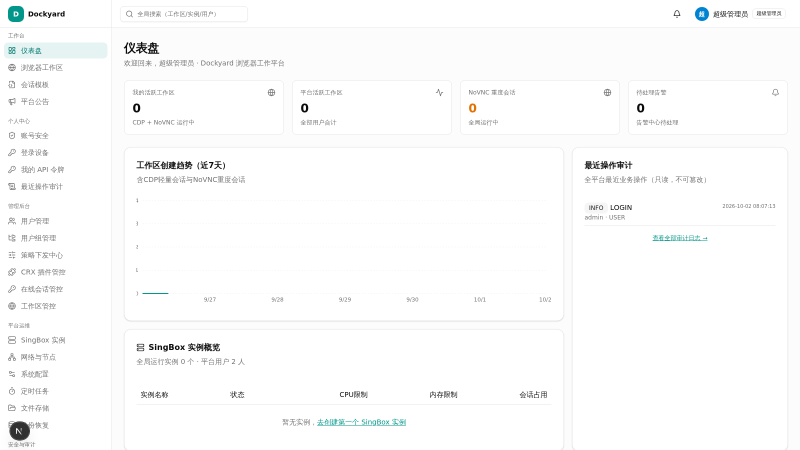
#> input picture qa/r13/01-admin-dashboard.png, 1600 x 900 px, found by its file name (shown at 1/2 size); its folder holds 4 pictures in this run
$ python qa-pack-screenshots.py
#> lines starting #> are read from the running program, lines starting #| are printed output that depends on the picture
#!/usr/bin/env python3
"""QA 截图压缩打包：PNG → JPEG(quality 72, max-width 1280) → zip"""
import os
import sys
import zipfile
from PIL import Image

SRC = "/home/z/my-project/qa/r13"
TMP = "/tmp/qa-r13-jpg"
OUT = "/home/z/my-project/download/qa-r13-screenshots.zip"

os.makedirs(TMP, exist_ok=True)
os.makedirs(os.path.dirname(OUT), exist_ok=True)

files = sorted(f for f in os.listdir(SRC) if f.endswith(".png"))
total_src = total_dst = 0
for f in files:
    src_path = os.path.join(SRC, f)
    dst_path = os.path.join(TMP, f.replace(".png", ".jpg"))
    img = Image.open(src_path).convert("RGB")
#> img is the input picture: PIL image 1600x900 RGB; mean R, G, B 251.1, 251.4, 251.4
    if img.width > 1280:
        nh = int(img.height * 1280 / img.width)
#> nh = 720
        img = img.resize((1280, nh), Image.LANCZOS)
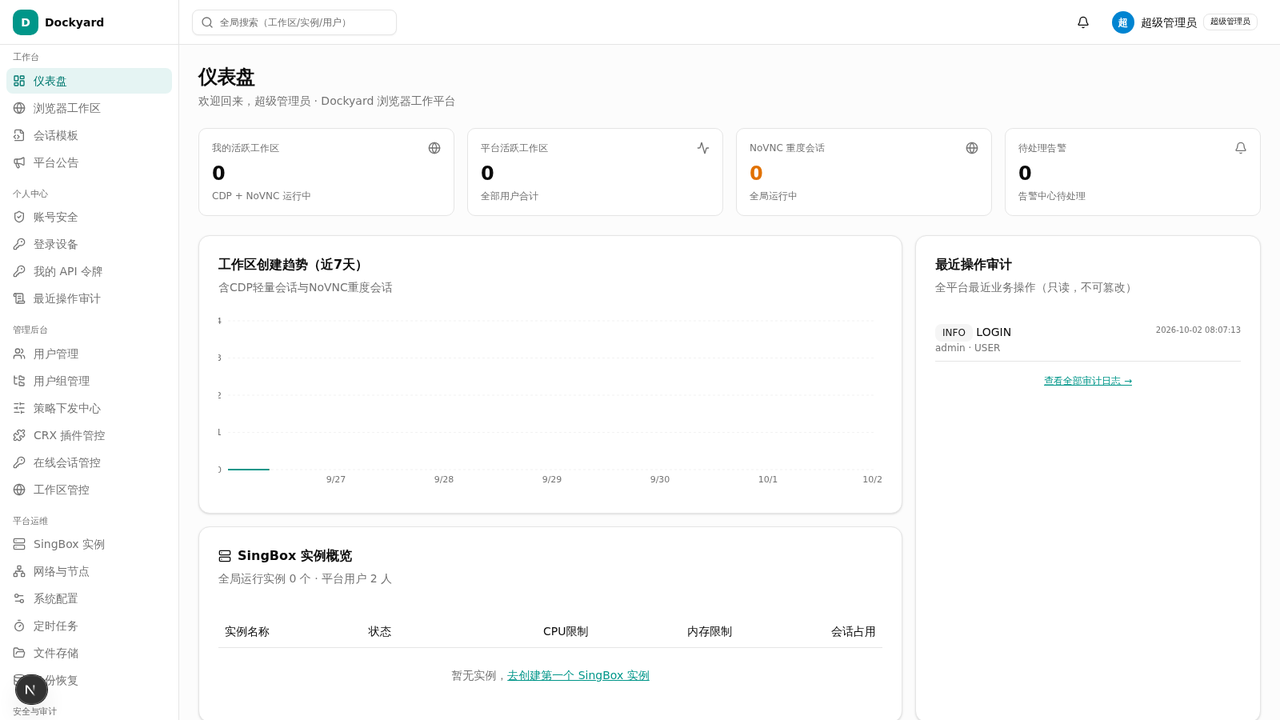
#> img: PIL image 1280x720 RGB; mean R, G, B 250.9, 251.3, 251.3
    img.save(dst_path, "JPEG", quality=72, optimize=True)
    total_src += os.path.getsize(src_path)
    total_dst += os.path.getsize(dst_path)
#> pass 2 of the loop `for f in files:`:
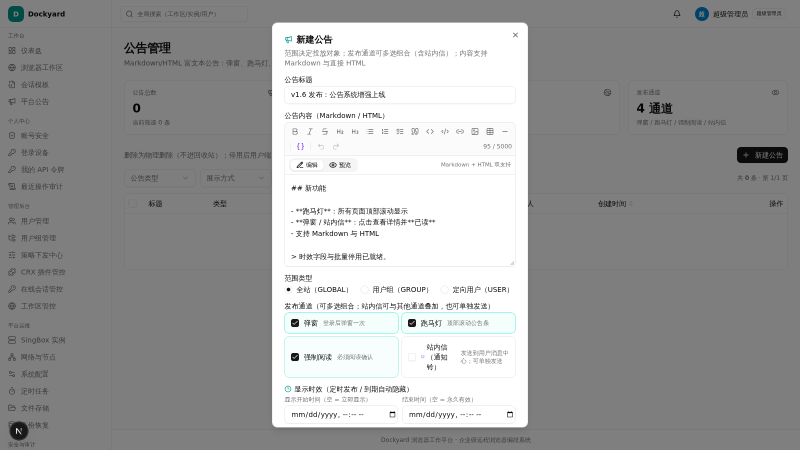
#> input picture qa/r13/02-announcement-form.png, 1600 x 900 px, found by its file name (shown at 1/2 size)
#> img is the input picture: PIL image 1600x900 RGB; mean R, G, B 159.1, 159.5, 159.5
#> `img = img.resize((1280, nh), Image.LANCZOS)`:
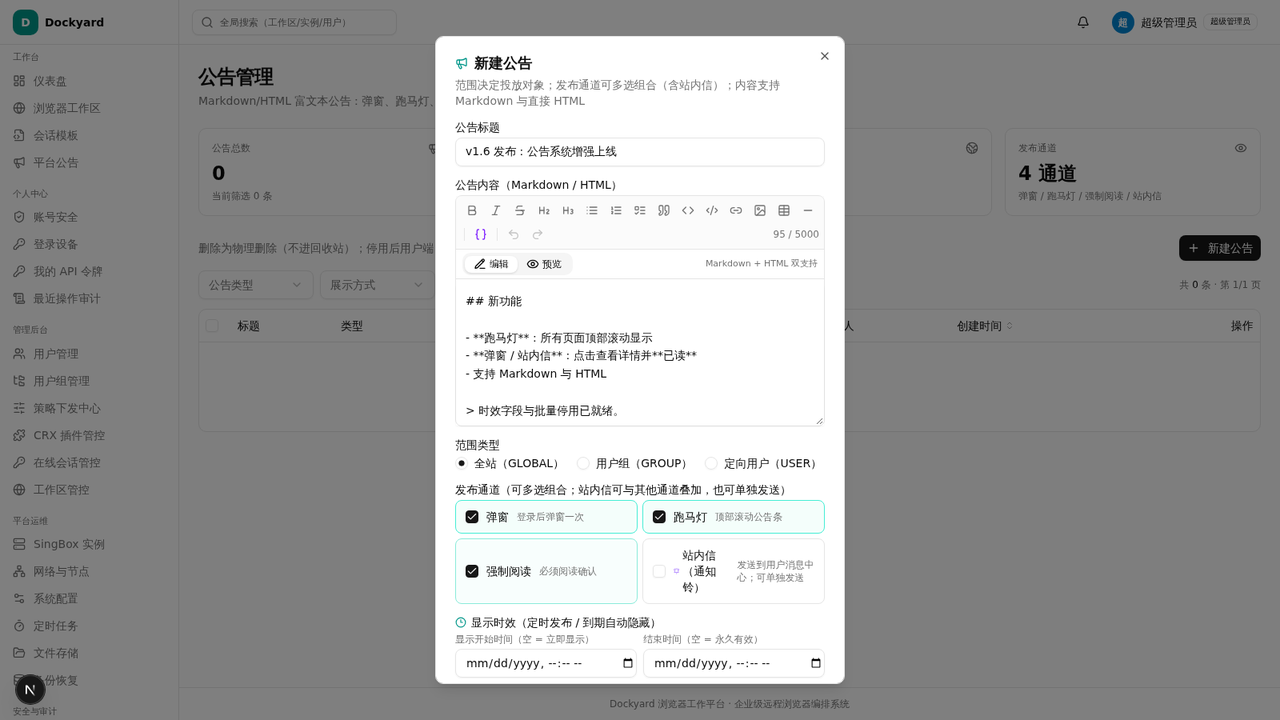
#> img: PIL image 1280x720 RGB; mean R, G, B 158.9, 159.3, 159.3
#> pass 3 of the loop `for f in files:`:
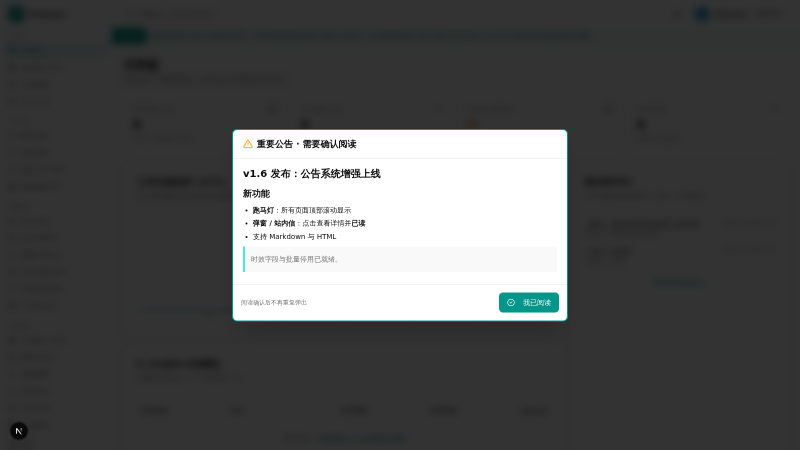
#> input picture qa/r13/03-dashboard-marquee-popup.png, 1600 x 900 px, found by its file name (shown at 1/2 size)
#> img is the input picture: PIL image 1600x900 RGB; mean R, G, B 83.8, 84.9, 84.8
#> `img = img.resize((1280, nh), Image.LANCZOS)`:
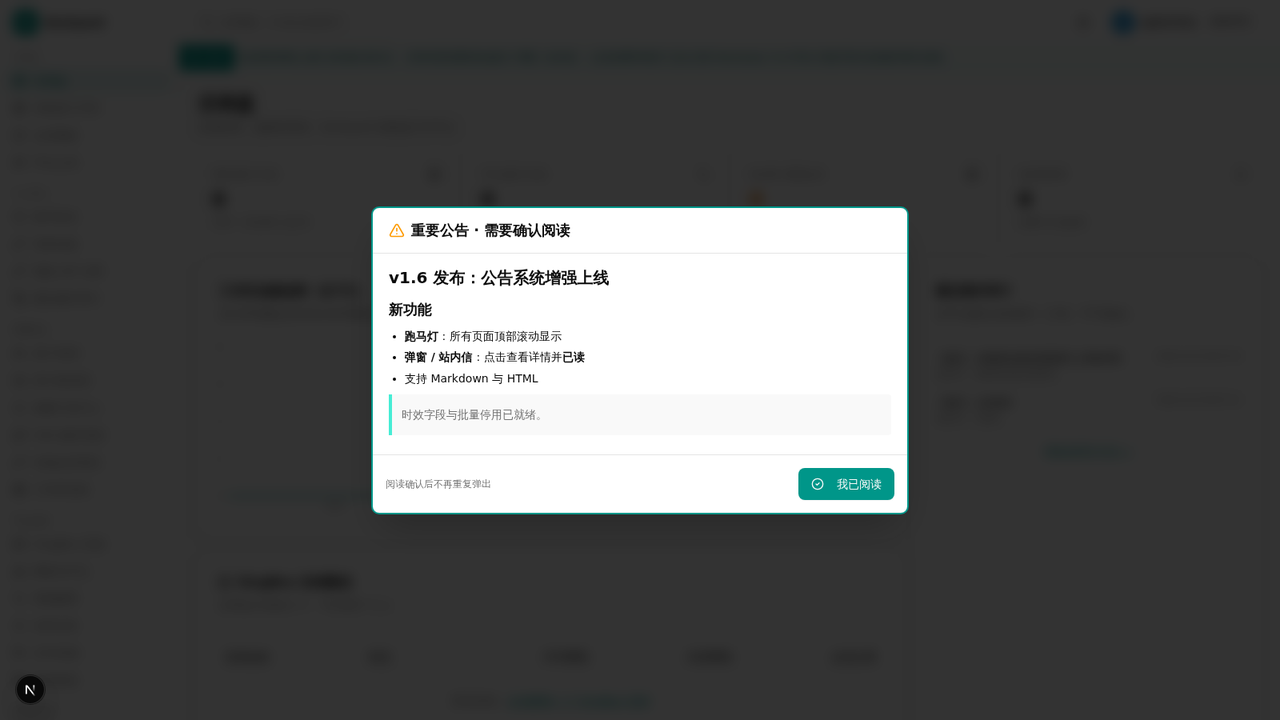
#> img: PIL image 1280x720 RGB; mean R, G, B 83.7, 84.9, 84.8
#> the loop made 4 passes; the first 3 are shown

with zipfile.ZipFile(OUT, "w", zipfile.ZIP_DEFLATED) as zf:
#> (the run stopped early here; a loop or call above may not have finished)
